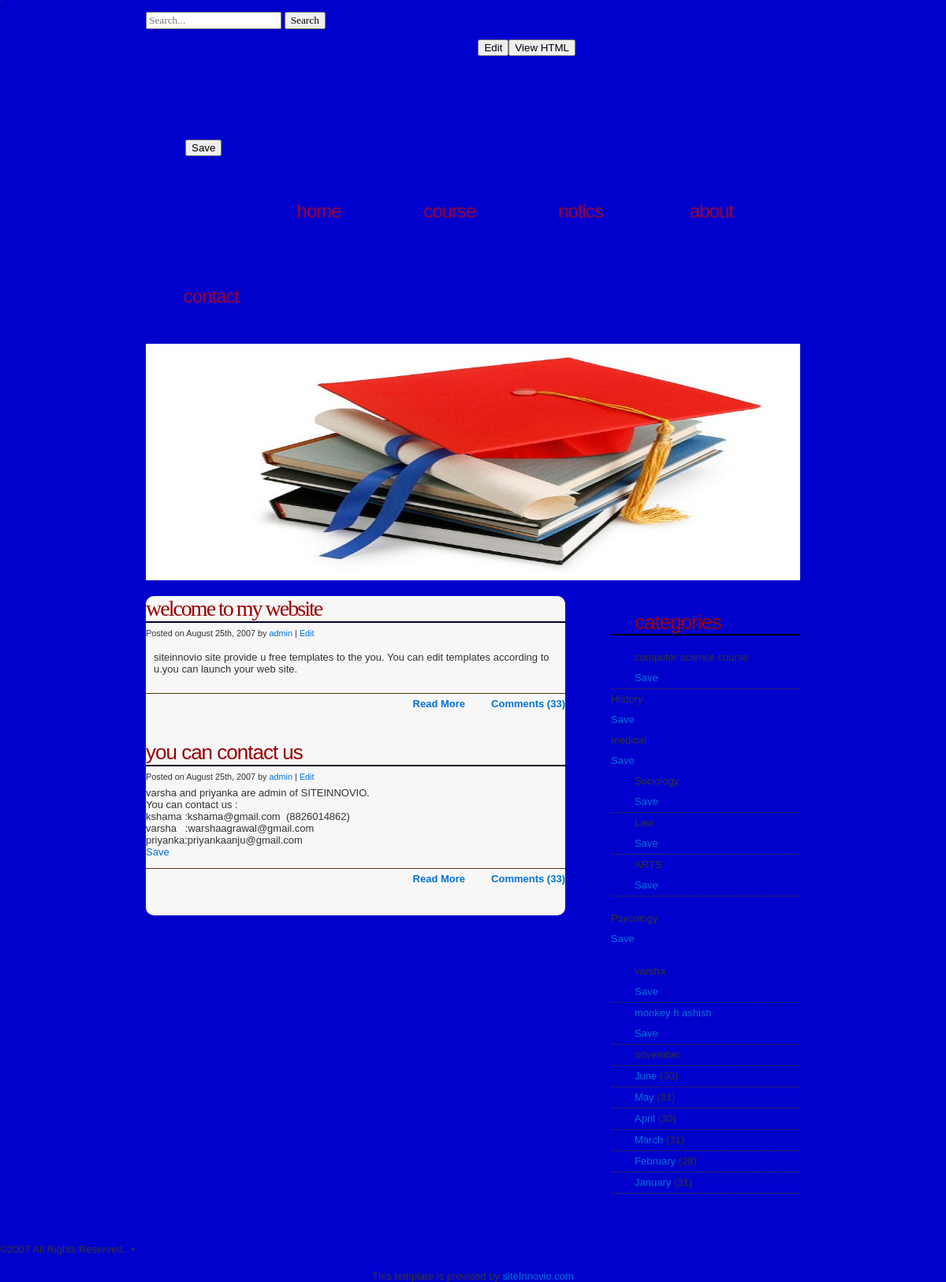
/edu_template_update.php, run on the app's committed database.
### tables this page shows
CREATE TABLE IF NOT EXISTS `pcontent` (
  `id` varchar(100) NOT NULL,
  `text` text NOT NULL
);

### edu_template_update.php (the view, shortened to what this page needs)
`<!DOCTYPE html PUBLIC "-//W3C//DTD XHTML 1.0 Strict//EN" "http://www.w3.org/TR/xhtml1/DTD/xhtml1-strict.dtd">
<html xmlns="http://www.w3.org/1999/xhtml">
<head>
<link href="css/default_education.css" rel="stylesheet" type="text/css" media="screen" />
<link href="content.css" rel="stylesheet" type="text/css" media="screen" />
<link href="css/save_bt_in_all_div.css" rel="stylesheet" type="text/css" media="screen" />
<link href="css/google.css" rel="stylesheet" type="text/css" media="screen" />
</head>
<body >
<div id="header">
<form action="https://www.google.co.in/imghp?q=en&sitesearch=ii" method="get">
	<input type="search" id="search-box" name="q" results="5" placeholder="Search..." autocomplete="on" />
	<input id="search-submit" type="submit" value="Search"  />
</form>
	<div id="logo">
		<h1 id="editor"><div id="status"></div>
		<div id="pcontent">
		<div id="editable12" contentEditable="true">
		</div>
		<button id="save12" onClick="callme($(this).prev('div').attr('id'));">Save</button>
		</div></h1>
	</div>
	<div id="menu">
		<ul>
			<li contenteditable data-name="title" id="id21" class="active"><a href="#" accesskey="1" title="">Home</a></li>
			<li contenteditable data-name="title" id="id22"><a href="#" accesskey="2" title="">Course</a></li>
			<li contenteditable data-name="title" id="id23"><a href="#" accesskey="3" title="">Notics</a></li>
			<li contenteditable data-name="title" id="id24"><a href="#" accesskey="4" title="">About</a></li>
			<li contenteditable data-name="title" id="id25"><a href="#" accesskey="5" title="">Contact</a></li>
		</ul>
	</div>
</div>
<div id="gallery">
	<div id="top-photo" >
		<p contenteditable data-name="title" id="imgid"><a href="#"><img label="img1" editable src="images/importance_of_education_1.jpg" alt="" width="830" height="300" /></a></p>
	</div>
</div>
<div id="page">
	<div id="content">
		<div class="post">
			<h1 class="title" contenteditable data-name="title" id="id31">Welcome to My Website</h1>
			<p contenteditable data-name="title" id="id32" class="byline"><small>Posted on August 25th, 2007 by <a href="#">admin</a> | <a href="#">Edit</a></small></p>
		<div id="pcontent">
		<div id="editable" contentEditable="true">
		<?php
			$sql = mysql_query("select text from pcontent where id='1'");
			$row = mysql_fetch_array($sql);
			echo $row['text'];
		?>
		</div>
		</div>
			<p contenteditable data-name="title" id="id34" class="meta"><a href="#" class="more">Read More</a> &nbsp;&nbsp;&nbsp; <a href="#" class="comments">Comments (33)</a></p>
		</div>
		<div class="post">
			<h2 contenteditable data-name="title" id="id41" class="title" >you can contact us </h2>
			<p contenteditable data-name="title" id="id42" class="byline"><small>Posted on August 25th, 2007 by <a href="#">admin</a> | <a href="#">Edit</a></small></p>
		<div id="pcontent">
		<div id="editable1" contentEditable="true">
		<?php
			$sql = mysql_query("select text from pcontent where id='editable1'");
			$row = mysql_fetch_array($sql);
			echo $row['text'];
		?>
		</div>
		<a href="#" id="save1" onClick="callme($(this).prev('div').attr('id'));">Save</a>
		</div>
			<p contenteditable data-name="title" id="id44" class="meta"><a href="#" class="more">Read More</a> &nbsp;&nbsp;&nbsp; <a href="#" class="comments">Comments (33)</a></p>
		</div>
	</div>
	<div id="sidebar">
		<ul>
			<li contenteditable data-name="title" id="id5">
				<h2>Categories</h2>
				<ul>
					<li contenteditable data-name="title" id="id51">
	                <div id="pcontent">
	                <div id="editable2" contentEditable="true">
        <?php
			$sql = mysql_query("select text from pcontent where id='editable2'");
			$row = mysql_fetch_array($sql);
			echo $row['text'];
		?>
		</div>
		<a href="#" id="save3" onClick="callme($(this).prev('div').attr('id'));">Save</a>
		</div>
        </a></li>
	                <div id="pcontent">
	                <div id="editable3" contentEditable="true">
        <?php
			$sql = mysql_query("select text from pcontent where id='editable3'");
			$row = mysql_fetch_array($sql);
			echo $row['text'];
		?>
		</div>
		<a href="#" id="save3" onClick="callme($(this).prev('div').attr('id'));">Save</a>
		</div>
        </a></li>
	                <div id="pcontent">
	                <div id="editable4" contentEditable="true">
        <?php
			$sql = mysql_query("select text from pcontent where id='editable4'");
			$row = mysql_fetch_array($sql);
			echo $row['text'];
		?>
		</div>
		<a href="#" id="save4" onClick="callme($(this).prev('div').attr('id'));">Save</a>
		</div>
        <li>
	                <div id="pcontent">
	                <div id="editable5" contentEditable="true">
        <?php
			$sql = mysql_query("select text from pcontent where id='editable5'");
			$row = mysql_fetch_array($sql);
			echo $row['text'];
		?>
		</div>
		<a href="#" id="save5" onClick="callme($(this).prev('div').attr('id'));">Save</a>
		</div>
        </li>
					<li >
	                <div id="pcontent">
	                <div id="editable6" contentEditable="true">
        <?php
			$sql = mysql_query("select text from pcontent where id='editable6'");
			$row = mysql_fetch_array($sql);
			echo $row['text'];
		?>
		</div>
		<a href="#" id="save6" onClick="callme($(this).prev('div').attr('id'));">Save</a>
		</div>
        </li>
					<li> <div id="status"></div>
	                <div id="pcontent">
	                <div id="editable7" contentEditable="true">
        <?php
			$sql = mysql_query("select text from pcontent where id='editable7'");
			$row = mysql_fetch_array($sql);
			echo $row['text'];
		?>
		</div>
		<a href="#" id="save7" onClick="callme($(this).prev('div').attr('id'));">Save</a>
		</div>
        </li>
				</ul>
			<li>
	                <div id="pcontent">
	                <div id="editable8" contentEditable="true">
        <?php
			$sql = mysql_query("select text from pcontent where id='editable8'");
			$row = mysql_fetch_array($sql);
			echo $row['text'];
		?>
		</div>
		<a href="#" id="save8" onClick="callme($(this).prev('div').attr('id'));">Save</a>
		</div>
				<ul>
					<li ><div id="status"></div>
	                <div id="pcontent">
	                <div id="editable9" contentEditable="true">
        <?php
			$sql = mysql_query("select text from pcontent where id='editable9'");
			$row = mysql_fetch_array($sql);
			echo $row['text'];
		?>
		</div>
		<a href="#" id="save9" onClick="callme($(this).prev('div').attr('id'));">Save<a href="#"
		</div></li>
					<li ><div id="status"></div>
	                <div id="pcontent">
	                <div id="editable10" contentEditable="true">
        <?php
			$sql = mysql_query("select text from pcontent where id='editable10'");
			$row = mysql_fetch_array($sql);
			echo $row['text'];
		?>
		</div>
		<a href="#" id="save10" onClick="callme($(this).prev('div').attr('id'));">Save</a>
		</div></li>
					<li ><div id="status"></div>
	                <div id="pcontent">
	                <div id="editable11" contentEditable="true">
        <?php
			$sql = mysql_query("select text from pcontent where id='editable11'");
			$row = mysql_fetch_array($sql);
			echo $row['text'];
		?>
		</div>
		</div></li>
					<li ><a  contenteditable data-name="title" id="id64"href="#">June</a> (30)</li>
					<li ><a contenteditable data-name="title" id="id65" href="#">May</a> (31)</li>
					<li ><a contenteditable data-name="title" id="id66" href="#">April</a> (30)</li>
					<li ><a contenteditable data-name="title" id="id67" href="#">March</a> (31)</li>
					<li ><a contenteditable data-name="title" id="id68" href="#">February</a> (28)</li>
					<li ><a contenteditable data-name="title" id="id68" href="#">January</a> (31)</li>
				</ul>
			</li>
	</div>
</div>
<div style="clear: both; height: 30px">&nbsp;</div>
<div contenteditable data-name="title" id="id7" id="footer">
	<p>&copy;2007 All Rights Reserved. &nbsp;&bull;&nbsp; </p>
</div>
<div  align=center >This template is provided by <a href='index5k.html'>siteInnovio.com</a></div>
</body>
</html>

### css/default_education.css (style rules this page uses)
body { margin: 0; padding: 0; font-size: 13px; color:#000000; background-color:#0000CC; }
body, th, td, input, textarea, select, option { font-family:"Times New Roman", Times, serif; }
h1, h2, h3 { text-transform: lowercase; font-family: "Trebuchet MS", Arial, Helvetica, sans-serif; font-weight: normal; color:#990000; }
h1 { letter-spacing: -2px; font-size: 3em; }
h2 { letter-spacing: -1px; font-size: 2em; }
p, ul, ol { line-height: 200%; }
a { color:#993399; }
img { border: none; }
#header { width: 830px; height: 280px; margin: 0 auto; }
#logo { height: 170px; }
#logo h1 { float: left; padding: 40px 40px 0 50px; letter-spacing: -2px; font-size: 48px; }
#gallery { clear: both; width: 830px; height: 300px; margin: 0 auto; overflow:hidden; }
#top-photo p { margin: 0; padding: 0 0 10px 0; overflow:hidden; }
#menu { width: 830px; height: 70px; }
#menu ul { margin: 0; padding: 0; list-style: none; }
#menu li { display: inline; }
#menu a { display: block; float: left; width: 166px; height: 73px; padding-top: 35px; text-transform: lowercase; text-decoration: none; text-align: center; letter-spacing: -1px; font-size: 24px; color:#990033; }
#menu .active a { color:#990033; }
#page { width: 830px; margin: 0 auto; padding: 20px 0; }
#content { float: left; width: 532px; }
.post { padding: 0 0 20px 0; }
.title { margin: 0; border-bottom: 2px solid #000033; }
.byline { margin: 0; }
.meta { border-top: 1px solid #4A3903; text-align: right; color:#33FF33; }
.meta a { padding-left: 15px; font-weight: bold; }
#sidebar { float: right; width: 240px; }
#sidebar ul { margin: 0; padding: 0; list-style: none; }
#sidebar li ul { padding: 15px 0; }
#sidebar li li { padding-left: 30px; border-bottom: 1px dotted #4A3903; }
#sidebar h2 { margin: 0; padding: 20px 0 2px 30px; border-bottom: 2px solid #000000; }
#sidebar a { text-decoration: none; }

### css/save_bt_in_all_div.css (style rules this page uses)
body { font-family: Helvetica,Arial,sans-serif; color:#333333; font-size:13px; }
h1 { font-family: 'Droid Serif', Georgia, Times, serif; font-size: 28px; }
a { color: #0071D8; text-decoration:none; }
#content { background: #f7f7f7; border-radius: 10px; }
#editable { padding: 10px; }

### data on the page
pcontent: text "siteinnovio site provide u free templates to the you. You can edit templates according to u.you can launch your web site."
pcontent: text "varsha and priyanka are admin of SITEINNOVIO. You can contact us : kshama :kshama@gmail.com (8826014862) varsha :warshaagrawal@gmail.com priyanka:priyankaanju@gmail.com"
pcontent: text "computer science course"
pcontent: text "History"
pcontent: text "medical"
pcontent: text "Sociology"
pcontent: text "Law"
pcontent: text "ARTS"
pcontent: text "Psycology"
pcontent: text "varsha"
pcontent: text "monkey h ashish"
pcontent: text "november"
